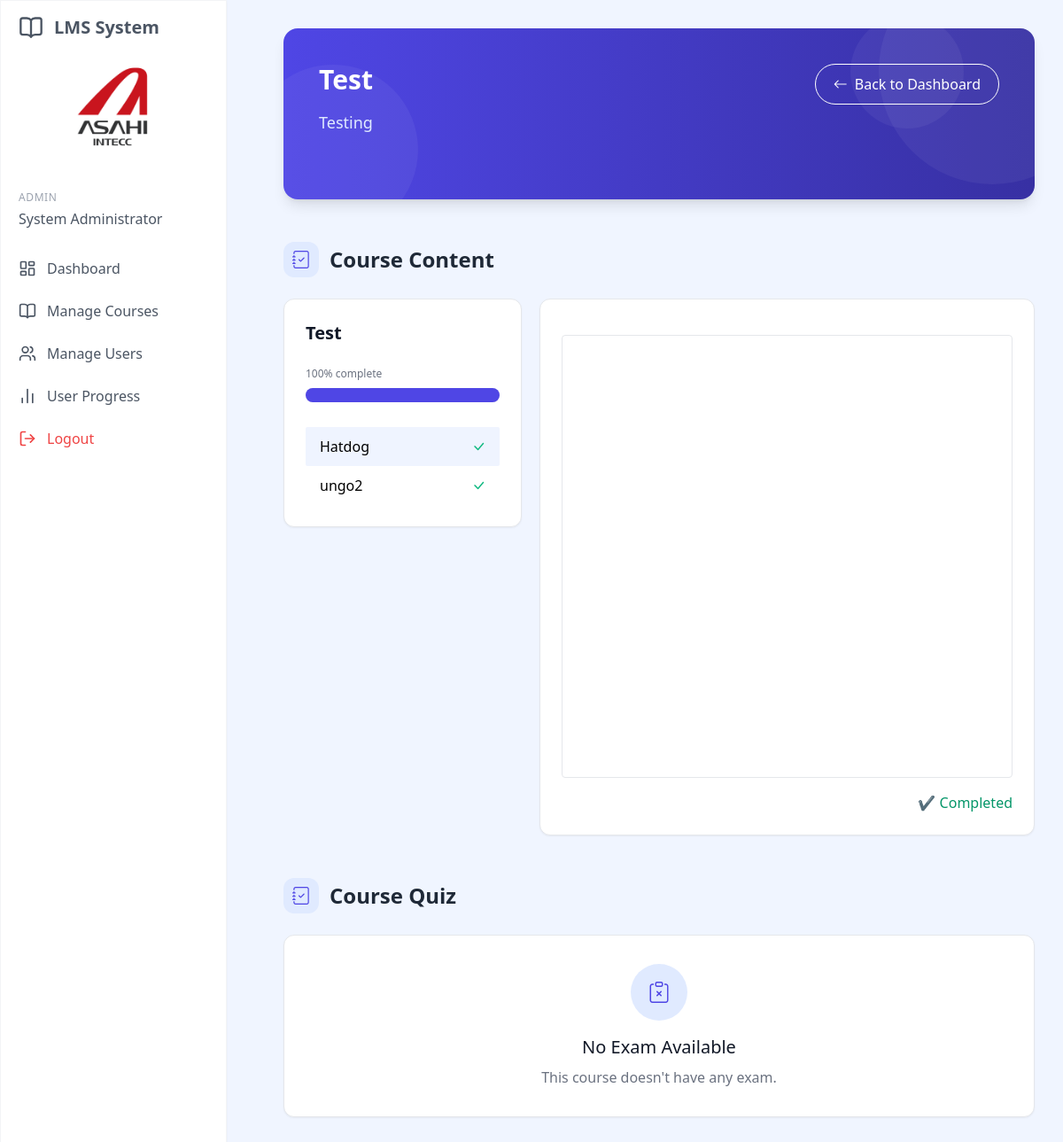
Page /view_course.php?id=314 (signed in) on the committed database.
### tables this page shows
CREATE TABLE `courses` (
  `id` int(11) NOT NULL,
  `title` varchar(100) NOT NULL,
  `description` text DEFAULT NULL,
  `department` int(10) DEFAULT NULL,
  `division` int(10) DEFAULT NULL,
  `section` int(10) DEFAULT NULL,
  `company_group` tinyint(11) DEFAULT NULL,
  `position` tinyint(11) DEFAULT NULL,
  `group_id` int(11) DEFAULT NULL,
  `created_by` int(11) DEFAULT NULL,
  `has_video` int(11) DEFAULT 0,
  `created_at` timestamp NULL DEFAULT current_timestamp(),
  `updated_at` timestamp NULL DEFAULT current_timestamp() ON UPDATE current_timestamp(),
  `is_final` tinyint(1) NOT NULL DEFAULT 0,
  `removed` tinyint(1) NOT NULL DEFAULT 0
);

CREATE TABLE `user_video_progress` (
  `id` int(11) NOT NULL,
  `user_id` int(11) DEFAULT NULL,
  `video_id` int(11) DEFAULT NULL,
  `watched` tinyint(1) DEFAULT 0,
  `created_at` timestamp NULL DEFAULT current_timestamp(),
  `updated_at` timestamp NULL DEFAULT current_timestamp() ON UPDATE current_timestamp(),
  `removed` tinyint(1) NOT NULL DEFAULT 0
);

CREATE TABLE `course_videos` (
  `id` int(11) NOT NULL,
  `course_id` int(11) DEFAULT NULL,
  `module_name` varchar(100) NOT NULL,
  `module_description` varchar(255) NOT NULL,
  `video_url` varchar(255) NOT NULL,
  `file_size` int(11) DEFAULT NULL,
  `created_at` timestamp NULL DEFAULT current_timestamp(),
  `updated_at` timestamp NULL DEFAULT current_timestamp() ON UPDATE current_timestamp(),
  `removed` tinyint(1) NOT NULL DEFAULT 0
);

### web/get_progress.php (called while the page is built, shortened)
<?php
require_once '../config.php';
$course_id = isset($_GET['id']) ? (int)$_GET['id'] : 0;
$user_id = $_SESSION['user_id'];
    $stmt = $conn->prepare("
        SELECT
            c.id AS course_id, c.title, c.description,
            COALESCE(up.completed, 0) AS is_completed,
            COALESCE(up.score, 0) AS score,
            COALESCE(up.total_score, 0) AS total_score,
            COALESCE(up.progress_percentage, 0) AS progress,
            EXISTS (
                SELECT 1 FROM questions q WHERE q.course_id = c.id AND q.removed = 0
            ) AS has_questions
        FROM courses c
        LEFT JOIN user_progress up
            ON c.id = up.course_id AND up.user_id = ?
        WHERE c.id = ? AND c.removed = 0
        LIMIT 1
    ");
    $stmt->bind_param("ii", $user_id, $course_id);
    $stmt->execute();
    $result = $stmt->get_result();
    $questions = $result->fetch_assoc();
    $videos = [];
    $video_progress = [];
    $stmt = $conn->prepare("
        SELECT cv.*, uvp.watched
        FROM course_videos cv
        LEFT JOIN user_video_progress uvp
            ON cv.id = uvp.video_id AND uvp.user_id = ? AND uvp.watched = 1
        WHERE cv.course_id = ? AND cv.removed = 0
    ");
    $stmt->bind_param("ii", $user_id, $course_id);
    $stmt->execute();
    $result = $stmt->get_result();
    while ($row = $result->fetch_assoc()) {
        $video_id = $row['id'];
        $videos[] = $row;
        if (!is_null($row['watched'])) {
            $video_progress[$video_id] = [
                'video_id' => $video_id,
                'watched' => $row['watched']
            ];
        }
    }
    $totalModules = count($videos);
    $completedModules = 0;
    foreach ($videos as $module) {
        $video_id = $module['id'];
        if (isset($video_progress[$video_id])) {
            $completedModules++;
        }
    }
    $overall_progress = ($totalModules > 0) ? ($completedModules / $totalModules) * 100 : 0;
?>

### web/view_course.php (the view, shortened to what this page needs)
<?php
include './get_progress.php';
include 'includes/header.php';
?>
<div class="p-8 sm:ml-72">
  <div class="container mx-auto max-w-7xl">
    <div class="bg-gradient-to-r from-blue-600 to-blue-800 rounded-2xl p-10 shadow-lg mb-8 text-white relative overflow-hidden">
      <div class="absolute top-0 right-0 w-64 h-64 bg-white opacity-5 rounded-full -mr-20 -mt-20"></div>
      <div class="absolute bottom-0 left-0 w-48 h-48 bg-white opacity-5 rounded-full -ml-10 -mb-10"></div>
      <div class="absolute bottom-20 right-20 w-32 h-32 bg-white opacity-5 rounded-full"></div>
      <div class="flex flex-col lg:flex-row justify-between items-start gap-6 relative z-10">
        <div class="flex-1">
          <div class="flex flex-col sm:flex-row items-start sm:items-center gap-4 mb-4">
            <h1 class="text-3xl font-bold mb-0"><?php echo htmlspecialchars($questions['title']); ?></h1>
          </div>
          <p class="text-blue-100 text-lg mb-8 max-w-3xl leading-relaxed"><?php echo htmlspecialchars($questions['description']); ?></p>
        </div>
        <a href="dashboard.php" class="px-5 py-2.5 bg-transparent border border-white rounded-full text-white hover:bg-white/10 transition-colors flex items-center gap-2 font-medium shadow-sm">
          <i class="bi bi-arrow-left"></i> Back to Dashboard
        </a>
      </div>
    </div>
    <div class="mt-12">
      <div class="flex items-center mb-6">
        <div class="w-10 h-10 rounded-xl bg-blue-100 flex items-center justify-center mr-3 text-blue-600">
          <i class="bi bi-journal-check text-xl"></i>
        </div>
        <h5 class="text-2xl font-bold text-gray-800">Course Content</h5>
      </div>
      <div class="grid grid-cols-1 md:grid-cols-3 gap-5">
        <div class="col-span-1">
          <div class="quiz-card bg-white rounded-xl shadow-sm border border-gray-200 hover:shadow-md transition-all duration-300 overflow-hidden">
            <div class="p-6">
              <h3 class="text-xl font-bold text-gray-900 mb-4"><?php echo htmlspecialchars($questions['title']); ?></h3>
              <div class="col-span-3 place-content-center ">
                <div class="flex justify-between items-center mt-2 mb-2">
                  <span id="progress-text" class="text-xs font-medium text-gray-500 ">
                    <?php echo round($overall_progress); ?>% complete
                  </span>
                </div>
                <div class="w-full bg-gray-200 rounded-full h-4 mb-7">
                  <div id="progress-bar" class="bg-blue-600 h-4 rounded-full" style="width: <?php echo round($overall_progress); ?>%"></div>
                </div>
              </div>
              <?php $first = true; foreach ($videos as $module): ?>
                <button type="button"
                        class="tab-btn <?= ($first) ? 'active-tab' : '' ?> w-full py-2.5 rounded-sm font-medium flex items-center gap-2 p-4 video-progress"
                        data-tab="module<?= $module['id'] ?>"
                        data-video-id="<?= $module['id'] ?>">
                  <?= htmlspecialchars($module['module_name']) ?>
                  <span class="check-icon ml-auto">
                    <?= !empty($video_progress[$module['id']]) ? '<i class="bi bi-check-lg text-green-500"></i>' : '' ?>
                  </span>
                </button>
              <?php $first = false; endforeach; ?>
            </div>
          </div>
        </div>
        <div class="col-span-2">
          <div class="bg-white rounded-xl shadow-sm border border-gray-200 hover:shadow-md transition-all duration-300 p-6">
            <?php
            $previous_completed = true;
            foreach ($videos as $index => $video):
              $video_id = $video['id'];
              $tabId = 'module' . $video_id;
              $file_extension = pathinfo($video['video_url'], PATHINFO_EXTENSION);
              $isFirst = ($index === 0);
              $current_progress = !empty($video_progress[$video_id]);
              $canAccess = $isFirst || $previous_completed;
            ?>
              <div id="<?= $tabId ?>" class="tab-content <?= $isFirst ? '' : 'hidden' ?>">
                <div class="p-0">
                  <div class="relative">
                    <?php if ($file_extension === 'mp4'): ?>
                      <div class="relative w-full pt-[56.25%]">
                        <video class="module-video absolute top-0 left-0 w-full h-full object-contain"
                               controls <?= $canAccess ? '' : 'data-locked="1"' ?>>
                          <source src="get_video.php?course_id=<?= $course_id ?>&id=<?= $video_id ?>" type="video/mp4">
                        </video>
                      </div>
                    <?php elseif ($file_extension === 'pdf'): ?>
                      <div class="relative w-full">
                        <div class="pdf-scroll-wrapper overflow-y-scroll h-[500px] border rounded" data-video-id="<?= $video_id ?>">
                          <div class="h-[1200px]">
                            <embed src="get_pdf.php?course_id=<?= $course_id ?>&id=<?= $video_id ?>"
                                  type="application/pdf"
                                  width="100%"
                                  height="100%">
                          </div>
                        </div>
                        <div class="completion-status" data-video-id="<?= $video_id ?>">
                          <?php if (!isset($video_progress[$video_id])): ?>
                            <p class="text-sm text-gray-500 mt-2 text-center">
                            </p>
                          <?php else: ?>
                            <p class="text-right text-green-600 font-medium mt-4">✔ Completed</p>
                          <?php endif; ?>
                        </div>
                      </div>
                    <?php endif; ?>
                  </div>
                </div>
              </div>
            <?php $previous_completed = $current_progress; endforeach; ?>
          </div>
        </div>
      </div>
    </div>
    <div class="mt-12">
        <div class="flex items-center mb-6">
            <div class="w-10 h-10 rounded-xl bg-blue-100 flex items-center justify-center mr-3 text-blue-600">
                <i class="bi bi-journal-check text-xl"></i>
            </div>
            <h5 class="text-2xl font-bold text-gray-800">Course Quiz</h5>
        </div>
        <div class="grid grid-cols-1 md:grid-cols-2 gap-8">
            <?php if ($questions['has_questions']): ?>
                <?php
                    $question = $questions;
                ?>
                <div class="quiz-card bg-white rounded-xl shadow-sm border border-gray-200 hover:shadow-md transition-all duration-300 overflow-hidden">
                    <div class="p-6">
                        <div class="w-12 h-12 rounded-xl bg-blue-100 flex items-center justify-center mb-4 text-blue-600">
                            <i class="bi bi-question-circle text-xl"></i>
                        </div>
                        <h3 class="text-xl font-bold text-gray-900 mb-4">Quiz</h3>
                        <?php if ($question['is_completed']): ?>
                            <div class="mb-5">
                                <div class="flex justify-between items-center mb-2">
                                    <span class="text-sm text-gray-600 font-medium">Quiz Completed</span>
                                    <span class="text-sm font-bold text-green-600">Score: <?php echo $question['score']; ?> / <?php echo $question['total_score']; ?></span>
                                </div>
                                <div class="w-full bg-gray-200 rounded-full h-2.5 overflow-hidden">
                                    <div class="bg-green-500 h-2.5 rounded-full" style="width: 100%"></div>
                                </div>
                            </div>
                            <a href="quiz_review.php?id=<?php echo $question['course_id']; ?>"
                            class="w-full inline-flex items-center justify-center gap-2 px-5 py-3 border-2 border-blue-600 text-blue-600 rounded-xl hover:bg-blue-50 transition-colors font-medium">
                                <i class="bi bi-eye"></i> Review Quiz
                            </a>
                        <?php else: ?>
                            <div class="mb-5">
                                <div class="flex justify-between items-center mb-2">
                                    <span class="text-sm text-gray-600 font-medium">Not Started</span>
                                    <span class="text-xs px-2.5 py-1 bg-blue-100 text-blue-700 rounded-full">New</span>
                                </div>
                                <div class="w-full bg-gray-200 rounded-full h-2.5 overflow-hidden">
                                    <div class="bg-blue-600 h-2.5 rounded-full" style="width: 0%"></div>
                                </div>
                            </div>
                            <div id="quiz-action-btn">
                                <?php if ($can_access_quiz): ?>
                                    <a href="take_quiz.php?id=<?= $question['course_id']; ?>"
                                    class="w-full inline-flex items-center justify-center gap-2 px-5 py-3 bg-blue-600 text-white rounded-xl hover:bg-blue-700 transition-colors font-medium shadow-sm">
                                        <i class="bi bi-play-fill"></i> Start Quiz
                                    </a>
                                <?php else: ?>
                                    <button disabled
                                            class="w-full inline-flex items-center justify-center gap-2 px-5 py-3 bg-gray-300 text-gray-500 rounded-xl cursor-not-allowed">
                                        <i class="bi bi-lock"></i> Finish the module first
                                    </button>
                                <?php endif; ?>
                            </div>
                        <?php endif; ?>
                    </div>
                </div>
            <?php else: ?>
                <div class="col-span-2 bg-white rounded-xl shadow-sm border border-gray-200 hover:shadow-md transition-all duration-300 p-8 text-center">
                    <div class="w-16 h-16 rounded-full bg-blue-100 flex items-center justify-center mx-auto mb-4 text-blue-600">
                        <i class="bi bi-clipboard-x text-2xl"></i>
                    </div>
                    <h3 class="text-xl font-medium text-gray-900 mb-2">No Exam Available</h3>
                    <p class="text-gray-500 mb-0">This course doesn't have any exam.</p>
                </div>
            <?php endif; ?>
        </div>
    </div>
  </div>
</div>

### assets/css/style.css (style rules this page uses)
.quiz-card { transition: all 0.3s ease; }
.active-tab { background-color: #eff4ff; }

### web/view_course.php (style rules this page uses)
.active-tab { background-color: #eff4ff; }

### rows in the picture
courses: title "Test", description "Testing"
user_video_progress: video.module_name "Hatdog"
user_video_progress: video.module_name "ungo2"

### other values in the picture
$_SESSION['full_name'] "System Administrator"
$overall_progress "100"
